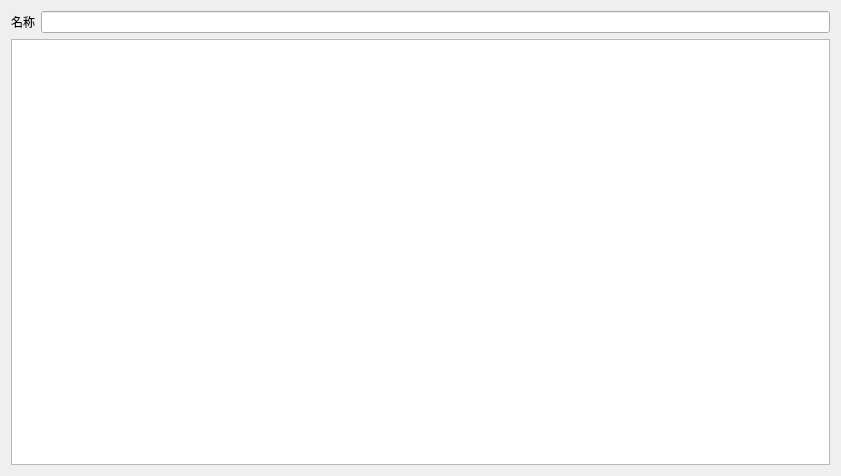
<?xml version="1.0" encoding="UTF-8"?>
<ui version="4.0">
 <class>greenIntMatrixWidget</class>
 <widget class="QWidget" name="greenIntMatrixWidget">
  <property name="geometry">
   <rect>
    <x>0</x>
    <y>0</y>
    <width>841</width>
    <height>476</height>
   </rect>
  </property>
  <property name="windowTitle">
   <string>GreenIntMatrixWidget</string>
  </property>
  <layout class="QVBoxLayout" name="verticalLayout">
   <item>
    <layout class="QHBoxLayout" name="horizontalLayout">
     <item>
      <widget class="QLabel" name="label">
       <property name="text">
        <string>名称</string>
       </property>
      </widget>
     </item>
     <item>
      <widget class="QLineEdit" name="nameLineEdit"/>
     </item>
    </layout>
   </item>
   <item>
    <widget class="QTableWidget" name="matrixTableWidget"/>
   </item>
  </layout>
 </widget>
 <resources/>
 <connections/>
</ui>
